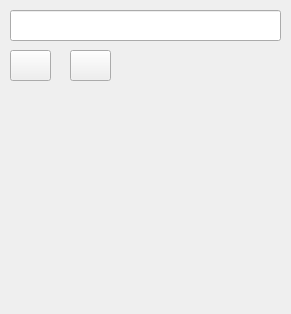
         <widget class="QWidget" name="Radio">
          <property name="geometry">
           <rect>
            <x>0</x>
            <y>0</y>
            <width>291</width>
            <height>314</height>
           </rect>
          </property>
          <property name="styleSheet">
           <string notr="true">margin-top:0px</string>
          </property>
          <attribute name="icon">
           <iconset resource="resources.qrc">
            <normaloff>:/48x48.png</normaloff>:/48x48.png</iconset>
          </attribute>
          <attribute name="label">
           <string>Streaming Client</string>
          </attribute>
          <widget class="QPushButton" name="bt_rol_streaming_play">
           <property name="geometry">
            <rect>
             <x>10</x>
             <y>50</y>
             <width>41</width>
             <height>31</height>
            </rect>
           </property>
           <property name="text">
            <string/>
           </property>
           <property name="icon">
            <iconset resource="resources.qrc">
             <normaloff>:/icons/player_play.png</normaloff>:/icons/player_play.png</iconset>
           </property>
          </widget>
          <widget class="QPushButton" name="bt_rol_streaming_stop">
           <property name="geometry">
            <rect>
             <x>70</x>
             <y>50</y>
             <width>41</width>
             <height>31</height>
            </rect>
           </property>
           <property name="text">
            <string/>
           </property>
           <property name="icon">
            <iconset resource="resources.qrc">
             <normaloff>:/icons/media-playback-stop.png</normaloff>:/icons/media-playback-stop.png</iconset>
           </property>
          </widget>
          <widget class="QLineEdit" name="lineEdit_streamingClientAddr">
           <property name="geometry">
            <rect>
             <x>10</x>
             <y>10</y>
             <width>271</width>
             <height>31</height>
            </rect>
           </property>
          </widget>
         </widget>
